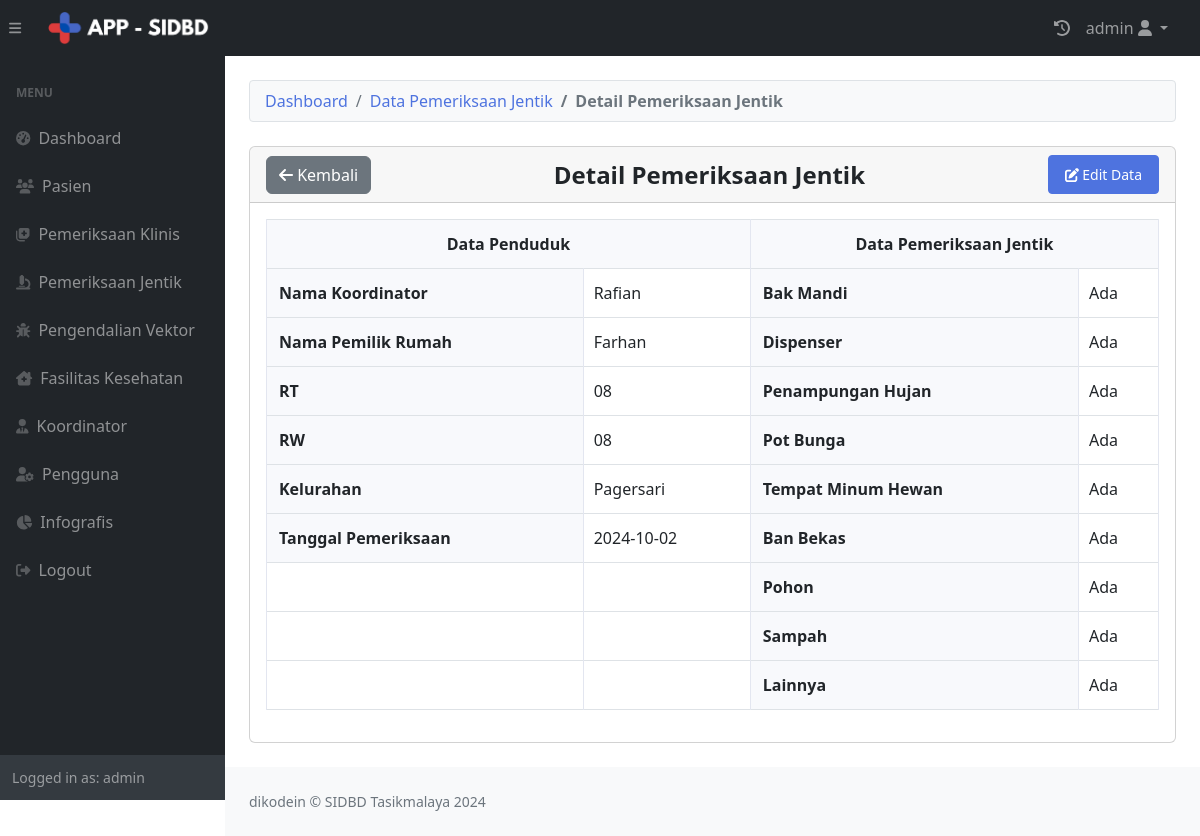
The app's page /admin/jentiklihat.php?id=17 (signed in) with its own data.
### tables this page shows
CREATE TABLE `jentikperiksa` (
  `id` int(11) NOT NULL,
  `namakoor` int(11) DEFAULT NULL,
  `namapemilik` int(11) DEFAULT NULL,
  `tanggalrekap` date DEFAULT NULL,
  `bakmandi` enum('ada','tidak_ada') DEFAULT NULL,
  `dispenser` enum('ada','tidak_ada') DEFAULT NULL,
  `penampung` enum('ada','tidak_ada') DEFAULT NULL,
  `potbunga` enum('ada','tidak_ada') DEFAULT NULL,
  `tempatminumhewan` enum('ada','tidak_ada') DEFAULT NULL,
  `banbekas` enum('ada','tidak_ada') DEFAULT NULL,
  `sampah` enum('ada','tidak_ada') DEFAULT NULL,
  `pohon` enum('ada','tidak_ada') DEFAULT NULL,
  `lainnya` enum('ada','tidak_ada') DEFAULT NULL
);

CREATE TABLE `koordinator` (
  `id` int(11) NOT NULL,
  `namakoor` varchar(255) NOT NULL,
  `alamat` varchar(255) NOT NULL,
  `nokontak` varchar(255) NOT NULL,
  `asalfasyankes` int(11) DEFAULT NULL
);

CREATE TABLE `pasien` (
  `id` int(11) NOT NULL,
  `namapasien` varchar(255) NOT NULL,
  `nik` varchar(255) NOT NULL,
  `tanggallahir` date NOT NULL,
  `tempatlahir` varchar(100) DEFAULT NULL,
  `jeniskelamin` varchar(255) NOT NULL,
  `alamat` varchar(255) NOT NULL,
  `rt` varchar(11) NOT NULL,
  `rw` varchar(11) NOT NULL,
  `desakelurahan` varchar(11) NOT NULL,
  `kecamatan` varchar(255) NOT NULL,
  `kabkota` varchar(255) NOT NULL,
  `kodepos` varchar(11) DEFAULT NULL,
  `nokontak` varchar(255) NOT NULL,
  `asalfasyankes` int(11) DEFAULT NULL,
  `domisili` varchar(100) DEFAULT NULL,
  `longitude` varchar(50) DEFAULT NULL,
  `latitude` varchar(50) DEFAULT NULL
);

### admin/jentiklihat.php (the view, shortened to what this page needs)
<?php
require "../function.php";
require "header.php";
$idjentik = isset($_GET['id']) ? $_GET['id'] : '';
$idjentik = intval($idjentik);
$query = "
    SELECT jentikperiksa.*,
           koordinator.namakoor AS nama_koordinator,
           pasien.namapasien AS nama_pemilik,
           pasien.rt,
           pasien.rw,
           pasien.desakelurahan
    FROM jentikperiksa
    LEFT JOIN koordinator ON jentikperiksa.namakoor = koordinator.id
    LEFT JOIN pasien ON jentikperiksa.namapemilik = pasien.id
    WHERE jentikperiksa.id = ?
";
if ($stmt = $conn->prepare($query)) {
    $stmt->bind_param("i", $idjentik);
    $stmt->execute();
    $result = $stmt->get_result();
    $data = $result->fetch_assoc();
} else {
    echo "ERROR: Could not prepare query: " . $conn->error;
    exit();
}
?>
<body class="sb-nav-fixed">
    <?php include 'nav.php'; ?>
        <?php include 'menu.php'; ?>
        <div id="layoutSidenav_content">
            <main>
                <div class="container-fluid px-4">
                    <ol class="breadcrumb mb-4">
                    <li class="breadcrumb-item" data-bs-toggle="tooltip" title="Dashboard"><a href="dashboard.php">Dashboard</a></li>
                            <li class="breadcrumb-item"><a href="jentik.php" data-bs-toggle="tooltip" title="Ke Halaman Data pemeriksaan Jentik">Data Pemeriksaan Jentik</a></li>
                            <li class="breadcrumb-item active">Detail Pemeriksaan Jentik</li>
                        </ol>
                    <div class="card mb-4">
                        <div class="card-header">
                            <a href="#" class="btn btn-secondary" onclick="handleBack(); return false;"data-bs-toggle="tooltip" title="Ke Halaman Sebelumnya"><i class="fas fa-arrow-left" ></i> Kembali</a>
                            <div class="header-title">Detail Pemeriksaan Jentik</div>
                            <a href="jentikedit.php?id=<?php echo $data['id']; ?>" class="btn btn-sm btn-success" data-bs-toggle="tooltip" title="Edit Data"><i class="fas fa-edit" style="color: #fff;"></i> Edit Data</a>
                        </div>
                        <div class="card-body">
                            <table class="table table-bordered">
                                <tr>
                                    <th colspan="2" style="font-weight: bold; text-align: center;">Data Penduduk</th>
                                    <th colspan="2" style="font-weight: bold; text-align: center;">Data Pemeriksaan Jentik</th>
                                </tr>
                                <tr>
                                    <th>Nama Koordinator</th>
                                    <td><?php echo htmlspecialchars($data['nama_koordinator']); ?></td>
                                    <th>Bak Mandi</th>
                                    <td><?php echo $data['bakmandi'] == 'ada' ? 'Ada' : 'Tidak Ada'; ?></td>
                                </tr>
                                <tr>
                                    <th>Nama Pemilik Rumah</th>
                                    <td><?php echo htmlspecialchars($data['nama_pemilik']); ?></td>
                                    <th>Dispenser</th>
                                    <td><?php echo $data['dispenser'] == 'ada' ? 'Ada' : 'Tidak Ada'; ?></td>
                                </tr>
                                <tr>
                                    <th>RT</th>
                                    <td><?php echo htmlspecialchars($data['rt']); ?></td>
                                    <th>Penampungan Hujan</th>
                                    <td><?php echo $data['penampung'] == 'ada' ? 'Ada' : 'Tidak Ada'; ?></td>
                                </tr>
                                <tr>
                                    <th>RW</th>
                                    <td><?php echo htmlspecialchars($data['rw']); ?></td>
                                    <th>Pot Bunga</th>
                                    <td><?php echo $data['potbunga'] == 'ada' ? 'Ada' : 'Tidak Ada'; ?></td>
                                </tr>
                                <tr>
                                    <th>Kelurahan</th>
                                    <td><?php echo htmlspecialchars($data['desakelurahan']); ?></td>
                                    <th>Tempat Minum Hewan</th>
                                    <td><?php echo $data['tempatminumhewan'] == 'ada' ? 'Ada' : 'Tidak Ada'; ?></td>
                                </tr>
                                <tr>
                                    <th>Tanggal Pemeriksaan</th>
                                    <td><?php echo htmlspecialchars($data['tanggalrekap']); ?></td>
                                    <th>Ban Bekas</th>
                                    <td><?php echo $data['banbekas'] == 'ada' ? 'Ada' : 'Tidak Ada'; ?></td>
                                </tr>
                                <tr>
                                    <td></td>
                                    <td></td>
                                    <th>Pohon</th>
                                    <td><?php echo $data['pohon'] == 'ada' ? 'Ada' : 'Tidak Ada'; ?></td>
                                </tr>
                                <tr>
                                    <td></td>
                                    <td></td>
                                    <th>Sampah</th>
                                    <td><?php echo $data['sampah'] == 'ada' ? 'Ada' : 'Tidak Ada'; ?></td>
                                </tr>
                                <tr>
                                    <td></td>
                                    <td></td>
                                    <th>Lainnya</th>
                                    <td><?php echo $data['lainnya'] == 'ada' ? 'Ada' : 'Tidak Ada'; ?></td>
                                </tr>
                            </table>
                        </div>
                    </div>
            </main>
            <?php include 'footer.php'; ?>
        </div>
    </div>
</body>
</html>

### admin/header.php (style rules this page uses)
.table th, .table td { padding: 12px; text-align: left; vertical-align: middle; }
.table th { background-color: #f8f9fc; }
@media (min-width: 769px) { .table tbody tr { display: table-row; } }
.table th, .table td { border-color: #e3e6f0; }
.breadcrumb { background-color: #f8f9fa; border: 1px solid #dee2e6; border-radius: 0.25rem; padding: 8px 15px; margin-bottom: 15px; }
.breadcrumb-item a { color: #4e73df; text-decoration: none; font-weight: 500; }
.breadcrumb-item.active { color: #6c757d; font-weight: bold; }

### admin/jentiklihat.php (style rules this page uses)
.table { width: 100%; }
.table th, .table td { vertical-align: middle; }
.table td { padding: 10px; }
.card-header { display: flex; align-items: center; justify-content: space-between; font-weight: bold; font-size: 1.5em; }
.card-header .header-title { text-align: center; flex: 1; }
.breadcrumb { background-color: #f8f9fa; border: 1px solid #dee2e6; border-radius: 0.25rem; padding: 8px 15px; margin-bottom: 15px; }
.breadcrumb-item a { color: #4e73df; text-decoration: none; font-weight: 500; }
.breadcrumb-item.active { color: #6c757d; font-weight: bold; }
.btn-success { background-color: #4e73df; border-color: #4e73df; color: #fff; padding: 0.5rem 1rem; border-radius: 0.25rem; font-size: 0.875rem; }

### records on screen
jentikperiksa: namakoor.namakoor "Rafian", namapemilik.namapasien "Farhan", namapemilik.rt "08", namapemilik.rw "08", namapemilik.desakelurahan "Pagersari", tanggalrekap "2024-10-02"

### other values on screen
$_SESSION["username"] "admin"
